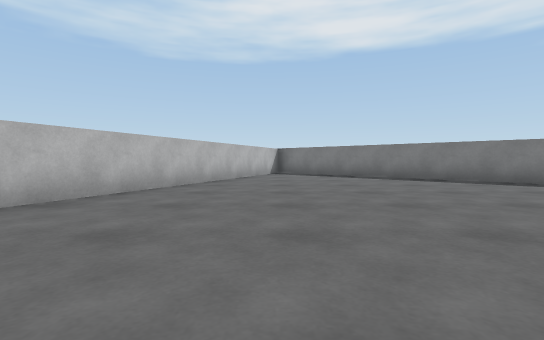
view 1 (above)

21 first-person views from a walk through a scene from a Unity 3-D project. The camera is 0.55 m above the floor, tilts 2° down and sees 85° across. The floor is counted in squares, 1 m on a side. Each view is taken from the middle of a square. On the plan, view 1 faces up. The plan holds only what a view shows up to about 9 squares ahead; the rest is blank. The place goes on beyond the plan. The player is left out.

view 2
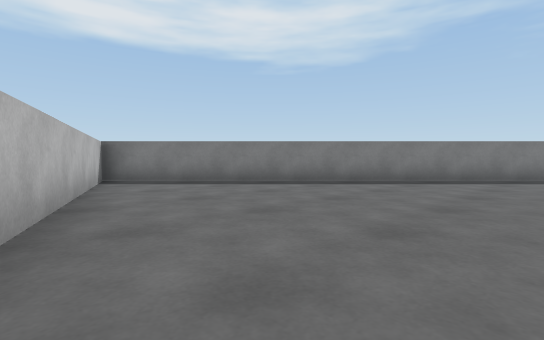

view 3
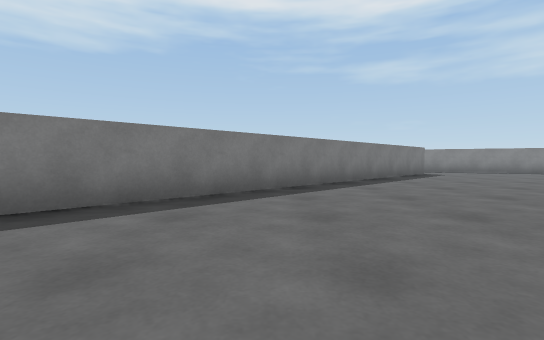

view 4
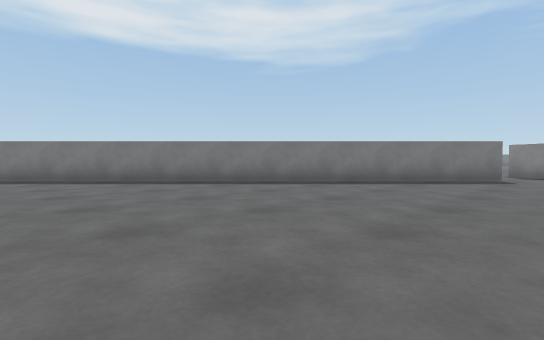

view 5
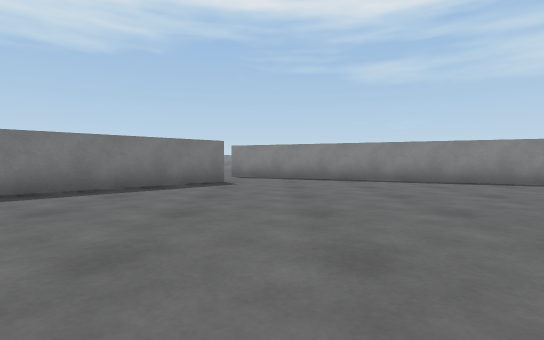

view 6
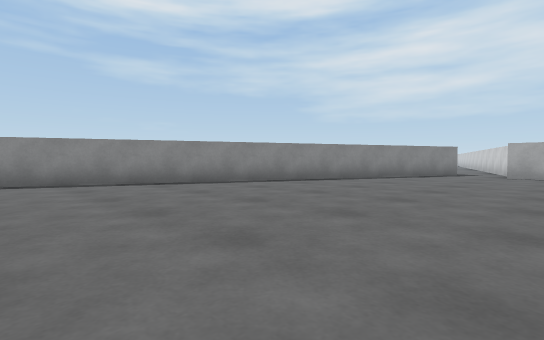

view 7
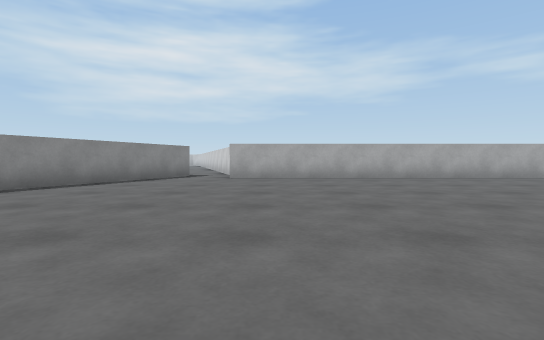

view 8
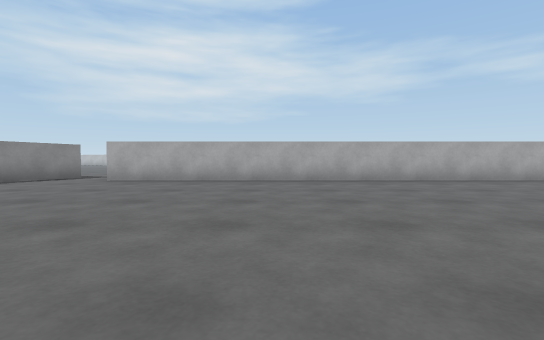

view 9
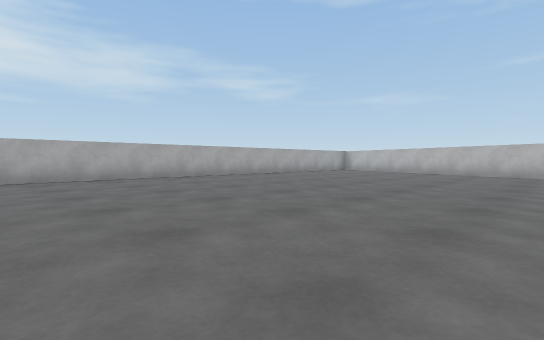

view 10
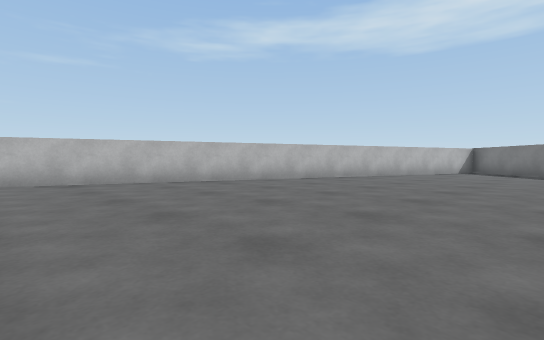

view 11
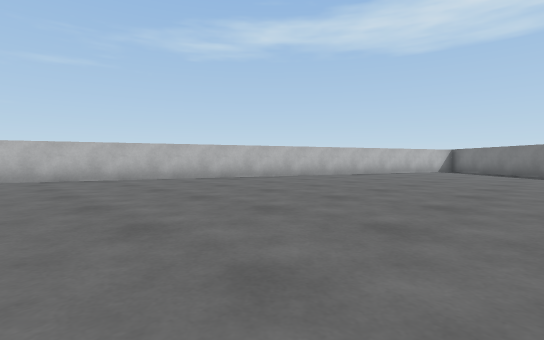

view 12
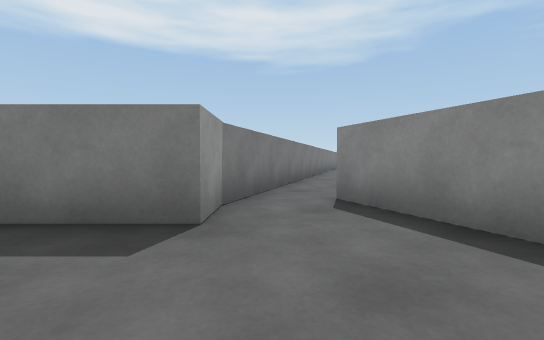

view 13
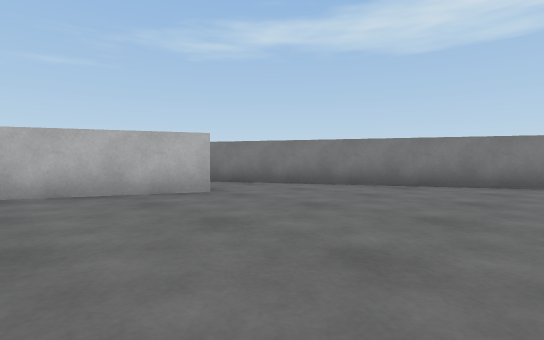

view 14
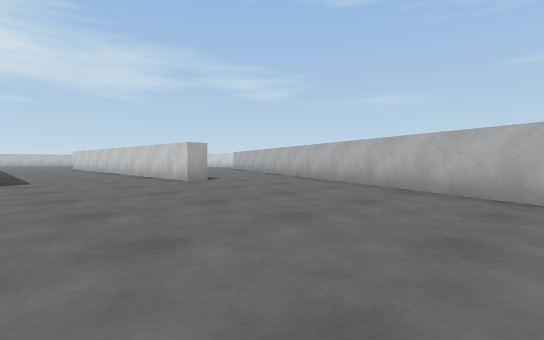

view 15
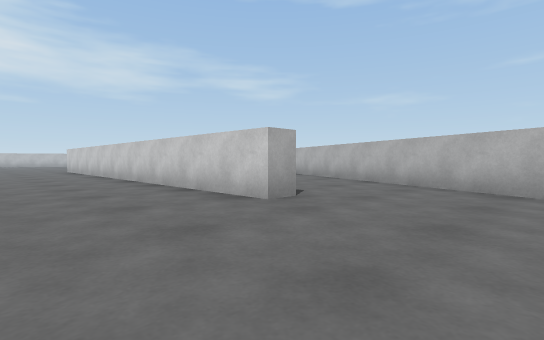

view 16
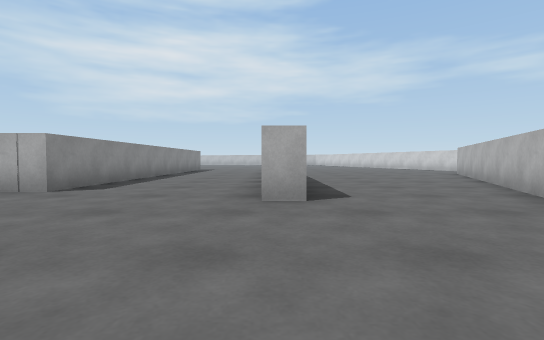

view 17
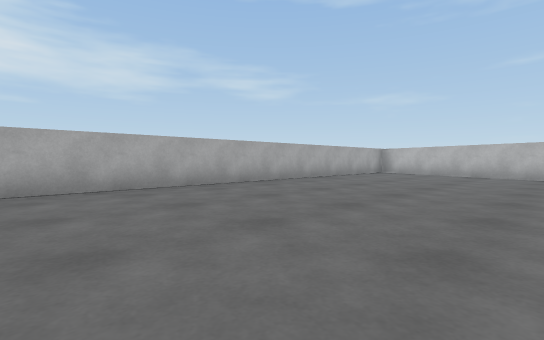

view 18
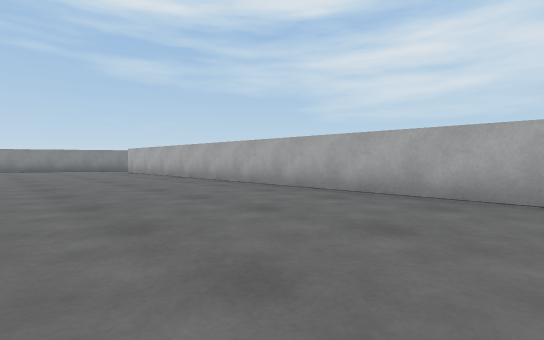

view 19
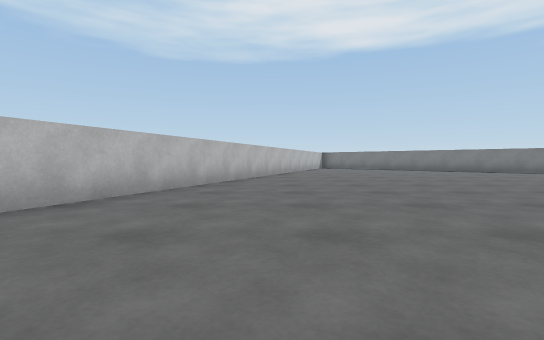

view 20
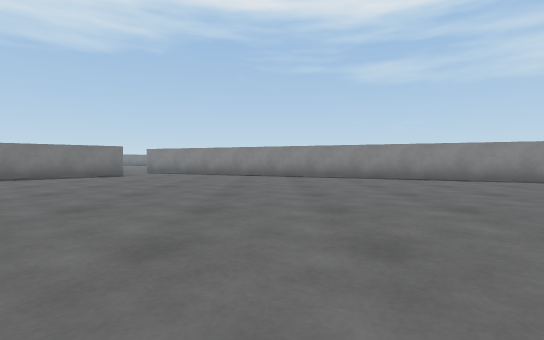

view 21
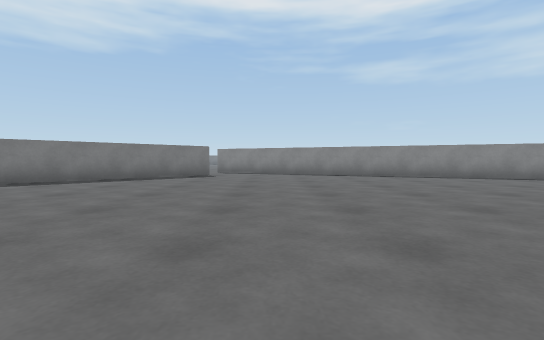

### Floor plan
Points are (right, up) in squares from view 1. A wall is a line through its corners. A room is listed if a view was taken in it or the views show most of it. See-through windows are left out.
Room 1 (views 1, 2, 3, 4, 5, 6, 7, 8, 9, 10, 11, 12, 17, 18, 19, 20, 21)
walls: (15.2, -1) (14.3, -1.8) (0.2, 12.3) (-5.5, -3.2); (9.8, -17) (16.6, -1.6); (-5.2, -15.6) (8.2, -15.6)
ways out: opening at (9, -16.5) to room 2; opening at (16, -2) to room 2
Room 2 (views 13, 14, 15, 16)
walls: (21.8, -15.1) (21.8, -11) (22.5, -11); (17.5, -9.9) (18.1, -9.9) (18.1, -16.9); (17.7, -2.1) (11.9, -15.1); (21.7, 2.4) (15.1, -1.1)
ways out: opening at (9, -16.5) to room 1; opening at (16, -2) to room 1

Positions as (right, up) in squares from view 1, and headings:
1: (0, 0), facing up
2: (-2, 4), facing up-right
3: (3, 4), facing right
4: (5, -3), facing up-right
5: (7, -3), facing right
6: (7, -5), facing down-right
7: (7, -7), facing down
8: (4, -8), facing down
9: (4, -7), facing down-left
10: (3, -2), facing up-left
11: (4, -3), facing up-left
12: (13, -4), facing up-right
13: (22, -5), facing up-left
14: (22, -3), facing down-left
15: (21, -7), facing down-left
16: (18, -6), facing down
17: (2, -10), facing down-left
18: (-5, -11), facing down-right
19: (-3, -7), facing up
20: (4, -7), facing right
21: (4, -4), facing right
